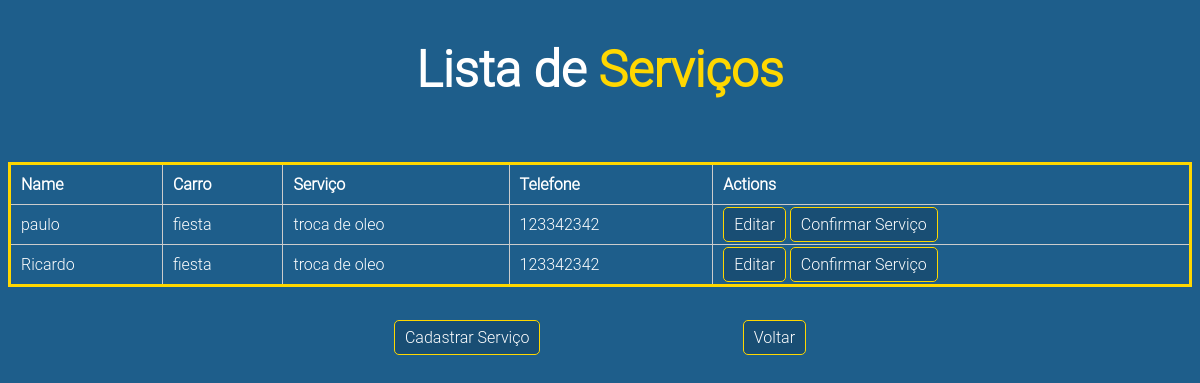
Page /list/ on the committed database.
### app/models.py (models this page shows, shortened)
class Contact(models.Model):
    name = models.CharField(max_length=100)
    carro = models.CharField(max_length=100)
    servico = models.CharField(max_length=100)
    telefone = models.CharField(max_length=100)
    submiited_at = models.DateTimeField(auto_now_add=True)

### app/views.py (the view)
# urls.py: path('list/', contact_list, name='contact_list'),
def contact_list(request):
    contacts = Contact.objects.all()
    return render(request, 'app/contact_list.html', {'contacts': contacts})

### app/templates/app/contact_list.html (shortened to what this page needs)
<!DOCTYPE html>
<html lang="en">
<head>
    {% load static %}
    <link rel="stylesheet" type="text/css" href="{% static 'app/contact.css' %}">
</head>
<body>
<div class="heading">
            <h2>Lista de <span>Serviços</span></h2>
        </div>
<br>
<br>
<table>
    <thead>
    <tr>
        <th>Name</th>
        <th>Carro</th>
        <th>Serviço</th>
        <th>Telefone</th>
        <th>Actions</th>
    </tr>
    </thead>
    <tbody>
        {% for contact in contacts %}
        <tr>
            <td>{{ contact.name }}</td>
            <td>{{ contact.carro }}</td>
            <td>{{ contact.servico }}</td>
            <td>{{ contact.telefone}}</td>
        <td>
            <a href="{% url 'contact_update' contact.pk %}">Editar</a>
            <a href="{% url 'contact_delete' contact.pk %}">Confirmar Serviço</a>
        </td>
        </tr>
        {% endfor %}
    </tbody>
</table>
<br>
<br><br>
<center>
    <div>
    <a class="a" href="{% url 'contact_create' %}">Cadastrar Serviço</a>
    <a class="a" href="{% url 'landing' %}">Voltar</a>
</div>
</center>
</body>
</html>

### app/static/app/contact.css (style rules this page uses)
* { font-family: "Roboto Light"; background-color: #1e5e8b; }
body { color: white; background-color: #1e5e8b; }
html { font-size: 62.5%; overflow-x: hidden; }
.heading { font-size: 3.3rem; text-align: center; margin: 4rem 0; }
span { color: #ffd700; }
table { border-collapse: collapse; width: 100%; color: white; border: 3px solid #ffd700; border-radius: 5px; font-size: medium; font-family: "Roboto Light"; background-color: #1e5e8b; }
thead { background-color: #1e5e8b; font-weight: bold; background-color: #0b141e; }
th, td { padding: 10px; border: 1px solid #ccc; text-align: left; }
div { background: none; }
.a { display: inline-flex; margin: 0 100px; }
a { text-decoration: none; background-color: rgba(0, 0, 0, 0.17); color: white; padding: 7px 10px; border: none; cursor: pointer; margin: 0 auto; border: 1.5px solid #ffd700; border-radius: 5px; font-size: medium; }

### rows in the picture
Contact: name "paulo", carro "fiesta", servico "troca de oleo", telefone "123342342"
Contact: name "Ricardo", carro "fiesta", servico "troca de oleo", telefone "123342342"
